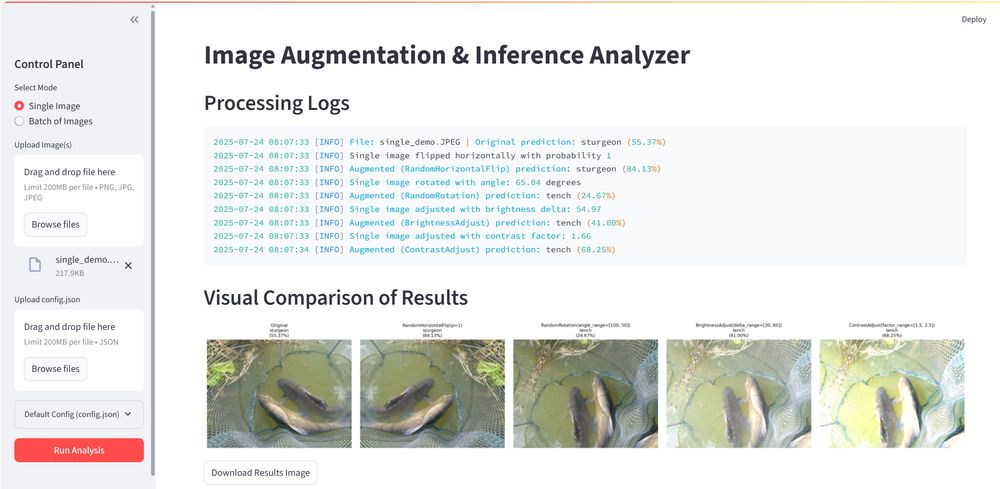
#> input picture assets/1.png, 1000 x 489 px, shrunk from 2502 x 1223 before the run
$ python -i RandomHue.py   (imports and definitions only)
#> lines starting #> are read from the running program, lines starting #| are printed output that depends on the picture
#> further down, picture is the input picture: shape (489, 1000, 3); mean B, G, R 228.7, 231.5, 230.3
import cv2
import numpy as np
import random
import logging

# Configure logging to record operations with timestamp and level
# [4 lines not run here, left out]


class RandomHue:
    def __init__(self, delta=18):
        self.delta = delta

    def __call__(self, image):
        if isinstance(image, list):
            # Convert list of images to a stacked numpy array for batch processing
            image = np.stack(image, axis=0)

        if isinstance(image, np.ndarray) and image.ndim == 4:
            # Process each image in the batch recursively
            adjusted_images = []
            for i, img in enumerate(image):
                hsv = cv2.cvtColor(img, cv2.COLOR_BGR2HSV).astype(np.int32)
                hue_shift = random.randint(-self.delta, self.delta)
                logging.info(f"Image {i} adjusted with hue shift: {hue_shift}")
                hsv[:, :, 0] = (hsv[:, :, 0] + hue_shift) % 180
                hsv = np.clip(hsv, 0, 255).astype(np.uint8)
                adjusted_img = cv2.cvtColor(hsv, cv2.COLOR_HSV2BGR)
                adjusted_images.append(adjusted_img)
            return np.stack(adjusted_images, axis=0)

        # Process single image
        hsv = cv2.cvtColor(image, cv2.COLOR_BGR2HSV).astype(np.int32)
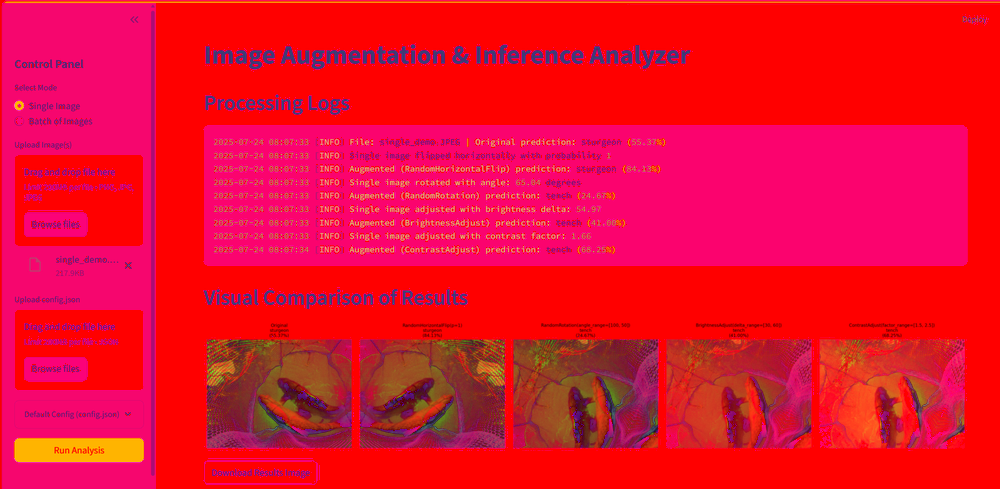
#> hsv: shape (489, 1000, 3) int32; mean B, G, R 46.3, 12.6, 234.5
        hue_shift = random.randint(-self.delta, self.delta)
        logging.info(f"Single image adjusted with hue shift: {hue_shift}")
        hsv[:, :, 0] = (hsv[:, :, 0] + hue_shift) % 180
        hsv = np.clip(hsv, 0, 255).astype(np.uint8)
        return cv2.cvtColor(hsv, cv2.COLOR_HSV2BGR)

>>> import cv2
>>> picture = cv2.imread('assets/1.png')
>>> result = RandomHue()(picture)
